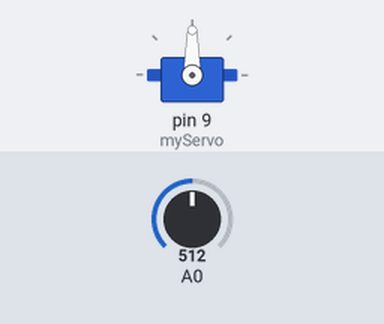
A sketch run on a simulated Arduino Uno, built with avr-gcc and run on an emulated ATmega328P. On the bench: servo. The inputs (shaded band) are chosen by the test bench; at power-on: A0 = 512.

Above: at 1.2 s.
1.3 s: A0 set to 716
At 2.3 s:
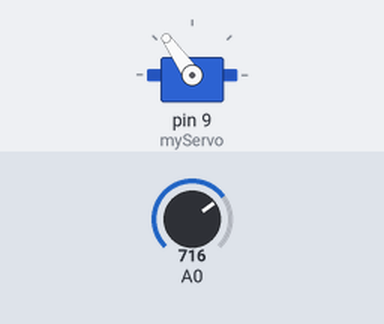
2.8 s: A0 set to 900
At 3.1 s:
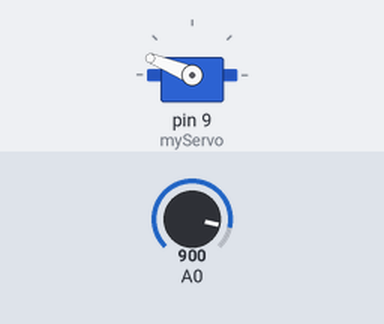
4.3 s: A0 set to 1023
At 5.5 s:
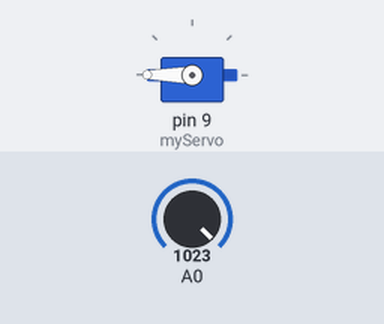
5.8 s: A0 set to 306
At 6.6 s:
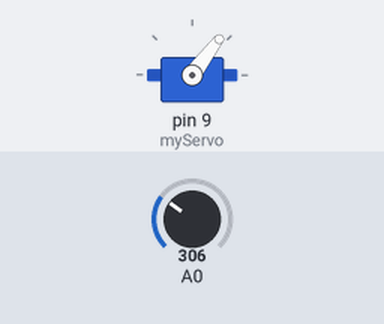
7.3 s: A0 set to 122
At 8.0 s:
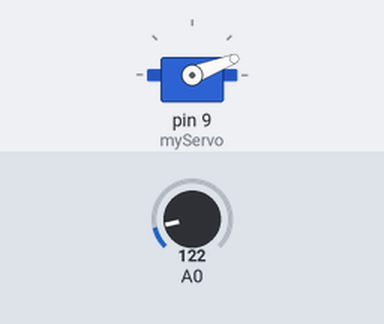
Timing chart, 0 to 9.8 s (numbered marks = the images above; inputs shaded):
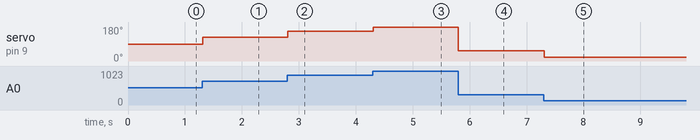

Measured:
- after the input at 1.3 s, servo on pin 9 (myServo): 90° → 125° at once
- after the input at 2.8 s, servo on pin 9 (myServo): 125° → 158° at once
- after the input at 4.3 s, servo on pin 9 (myServo): 158° → 180° at once
- after the input at 5.8 s, servo on pin 9 (myServo): 180° → 53° at once
- after the input at 7.3 s, servo on pin 9 (myServo): 53° → 21° at once

The sketch:

sketch_jan10b_servo_moteur_joystick.ino
```cpp
#include <Servo.h>

Servo myServo;

void setup() {
  myServo.attach(9);
}

void loop() {
  int joystickValue = analogRead(A0);
  int angle = map(joystickValue, 0, 1023, 0, 180);

  myServo.write(angle);
  delay(15);
}
```
